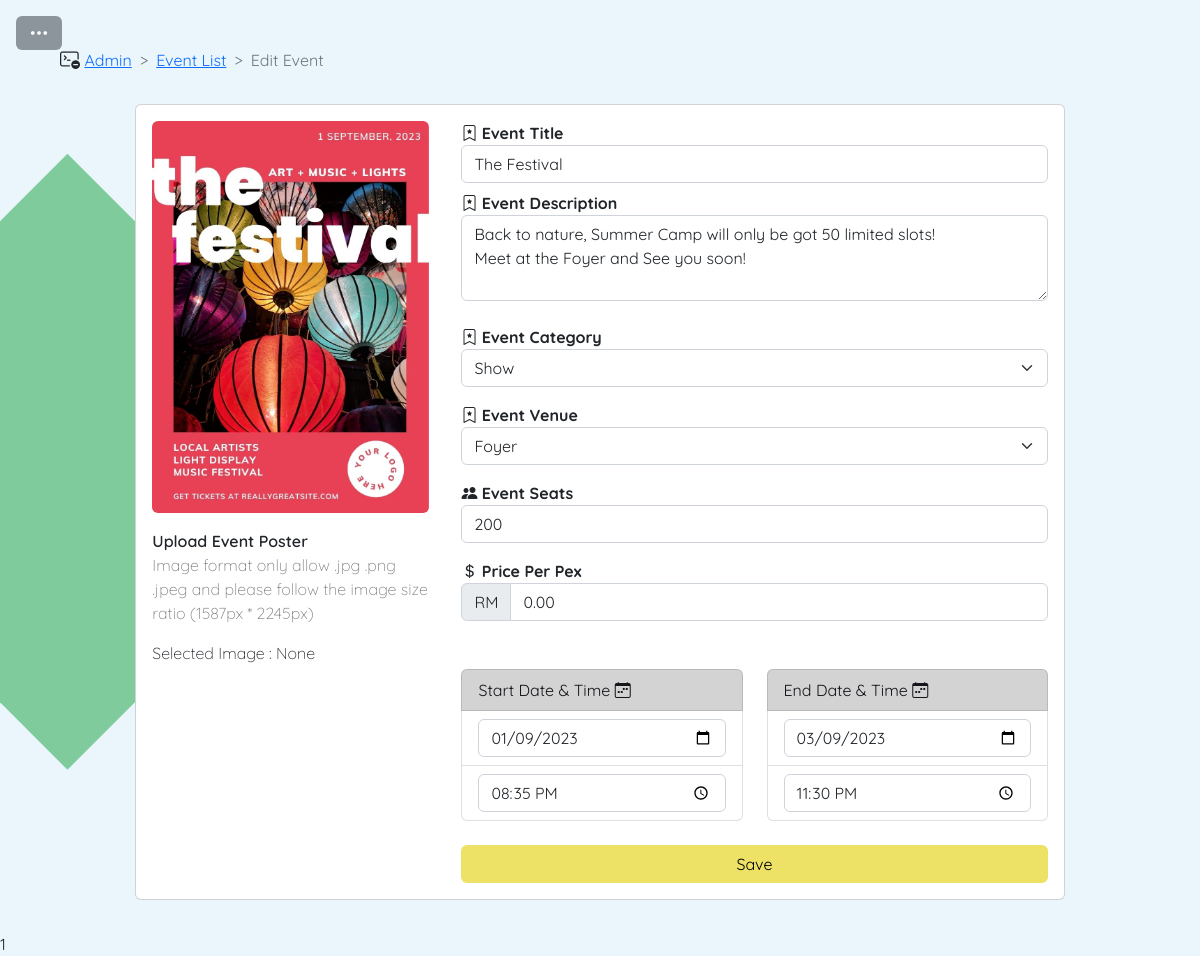
The page /admin/event-edit.php?eventID=49 (signed in) on the database its author committed.
### tables this page shows
CREATE TABLE `nitro_event` (
  `eventID` int(11) NOT NULL,
  `eventName` varchar(50) DEFAULT NULL,
  `eventDesc` varchar(500) DEFAULT NULL,
  `eventStartDate` date DEFAULT NULL,
  `eventStartTime` time DEFAULT NULL,
  `eventEndDate` date DEFAULT NULL,
  `eventEndTime` time DEFAULT NULL,
  `eventSeats` int(11) DEFAULT NULL,
  `seatAvailable` int(11) DEFAULT NULL,
  `pricePerPax` double(7,2) DEFAULT NULL,
  `posterID` int(11) DEFAULT NULL,
  `categoryName` varchar(20) DEFAULT NULL,
  `venueName` varchar(30) DEFAULT NULL,
  `is_deleted` bit(1) DEFAULT NULL,
  `is_draft` bit(1) DEFAULT NULL
);

CREATE TABLE `serverconfig` (
  `domain` varchar(50) NOT NULL,
  `port` int(5) NOT NULL,
  `defaultPath` varchar(50) NOT NULL,
  `ssl_enabled` bit(1) NOT NULL
);

CREATE TABLE `nitro_poster` (
  `posterID` int(11) NOT NULL,
  `posterURL` varchar(300) DEFAULT NULL,
  `posterUniq` varchar(50) DEFAULT NULL,
  `posterDesc` varchar(100) DEFAULT NULL
);

### admin/includes/eventUpdate.php (called while the page is built, shortened)
<?php
    function getEventDetails($eventID){
        $conn = new mysqli(DB_HOST, DB_USER, DB_PASSWORD, DB_NAME);
        $query = "SELECT * FROM nitro_event E, nitro_poster P  WHERE is_deleted = 0 AND is_draft = 0 AND E.eventID = {$eventID} AND E.posterID = P.posterID";
        $result = $conn->query($query);
        return $result;
    }
    function getCategoryList(){
        $conn = new mysqli(DB_HOST, DB_USER, DB_PASSWORD, DB_NAME);
        $query = "SELECT categoryName FROM nitro_category WHERE is_delete = 0";
        $result = $conn->query($query);
        return $result;
    }
    function getVenueList(){
        $conn = new mysqli(DB_HOST, DB_USER, DB_PASSWORD, DB_NAME);
        $query = "SELECT venueName FROM nitro_venue WHERE is_delete = 0";
        $result = $conn->query($query);
        return $result;
    }
?>

### admin/includes/getServerAddr.php (called while the page is built, shortened)
<?php
    	$conn = new mysqli(DB_HOST, DB_USER, DB_PASSWORD, DB_NAME);
        $query = "SELECT * FROM serverConfig";
        $result = $conn->query($query);
        $record = $result->fetch_object();
        if($record->ssl_enabled == 0){
            $serverAddress = "http://{$record->domain}:{$record->port}{$record->defaultPath}";
        }else{
            $serverAddress = "https://{$record->domain}:{$record->port}{$record->defaultPath}";
        }
?>

### admin/includes/permision_checker.php (called while the page is built, shortened)
<?php
    require_once("getServerAddr.php");
?>

### admin/event-edit.php (the view, shortened to what this page needs)
<?php
    require_once("./includes/permision_checker.php");
?>
<html lang="en">
    <head>
        <link rel="stylesheet" href="https://cdn.jsdelivr.net/npm/bootstrap-icons@1.9.1/font/bootstrap-icons.css">
        <link href="https://cdn.jsdelivr.net/npm/bootstrap@5.2.0/dist/css/bootstrap.min.css" rel="stylesheet">
        <link type="text/css" rel="stylesheet" href="css/style.css">
    </head>
<body style="background-image: url('./image/add_page_background.png');">
    <?php
        require_once("./includes/header.php");
    ?>
    <div class="cotainer-fluid">
            <div class="row mt-5 mx-5">
                <div class="col">
                    <nav style="--bs-breadcrumb-divider: '>';" aria-label="breadcrumb">
                        <ol class="breadcrumb align-self-center">
                            <li><i class="bi bi-terminal-dash fs-5"></i>&nbsp;</li>
                            <li class="breadcrumb-item"><a href="./index.php">Admin</a></li>
                            <li class="breadcrumb-item"><a href="./event-list.php">Event List</a></li>
                            <li class="breadcrumb-item active" aria-current="page">Edit Event</li>
                        </ol>
                    </nav>
                </div>
            </div>
        </div>
        <?php
            require_once("./includes/eventUpdate.php");
            require_once("./includes/getServerAddr.php");
            if($_SERVER['REQUEST_METHOD'] == "GET"){
                if(isset($_GET['eventID'])){
                    $target_id = $_GET['eventID'];
                    $result = getEventDetails($target_id);
                    while($row = $result->fetch_object()){
                        printf('
                        <div class="container-fluid">
                        <form action="./includes/eventUpdate.php" method="POST" enctype="multipart/form-data">
                            <div class="row m-3 justify-content-center">
                                    <div class=" col-lg-10 col-12">
                                        <div class="card mb-3" >
                                            <div class="row g-0">
                                                <div class="col-lg-4 px-3 ps-lg-3 my-3">
                                                    <label for="update_img" style="cursor: pointer;">
                                                        <img src="%s" id="preview_img" class="img-fluid rounded" alt="Preview Image" >
                                                    </label>
                                                    <div class="row">
                                                        <div class="col rounded-3 my-3">
                                                            <p class="m-0 fw-semibold">Upload Event Poster</p>
                                                            <p class="m-0 text-black-50 fw-light">Image format only allow .jpg .png .jpeg and please follow the image size ratio (1587px * 2245px)</p>
                                                            <p class="m-0 mt-3 text-black-75 fw-light" id="preview_selected_img">Selected Image : None</p>
                                                        </div>
                                                    </div>
                                                </div>
                                                <div class="col-lg-8">
                                                        <div class="card-body">
                                                            <i class="bi bi-bookmark-star"></i>
                                                            <strong>Event Title</strong>
                                                            <h5 class="card-title" id="preview_title"><input type="text" class="form-control" id="eventName" name="eventName" value="%s" placeholder="Eg. Game Development Training" required></h5>
                                                            <i class="bi bi-bookmark-star"></i>
                                                            <strong>Event Description</strong>
                                                            <textarea class="form-control" id="eventDesc" name="eventDesc" rows="3" placeholder="Eg. Penang Youth Development Corporation in collabrating with TARUC..."  required>%s</textarea>
                                                            <br>
                        ', $serverAddress.$row->posterURL, $row->posterURL, $row->posterID, $row->eventName, $row->eventDesc);
                        $categoryList = getCategoryList();
                        echo '
                        <div class="row">
                            <div class="col">
                                <p>
                                    <i class="bi bi-bookmark-star"></i>
                                    <strong>Event Category</strong>
                                    <select class="form-select" name="category" required>
                                        <option disabled value="">Event Category</option>
                                    ';
                        while($row_cat = $categoryList->fetch_object()){
                            if($row_cat->categoryName == $row->categoryName){
                                printf('
                                    <option value="%s" selected>%s</option>
                                ', $row_cat->categoryName, $row_cat->categoryName);
                            } else {
                                printf('
                                    <option value="%s">%s</option>
                                ', $row_cat->categoryName, $row_cat->categoryName);
                            }
                        }
                        echo '
                                </select>
                                </p>
                            </div>
                        </div>
                        ';
                        $venueList = getVenueList();
                        echo '
                        <div class="row">
                            <div class="col">
                                <p>
                                    <i class="bi bi-bookmark-star"></i>
                                    <strong>Event Venue</strong>
                                    <select class="form-select" name="eventVenue" required>
                                        <option disabled value="">Event Venue</option>
                        ';
                        while($row_venue = $venueList->fetch_object()){
                            if($row_venue->venueName == $row->venueName){
                                printf('
                                    <option value="%s" selected>%s</option>
                                ', $row_venue->venueName,$row_venue->venueName );
                            }else{
                                printf('
                                    <option value="%s">%s</option>
                                ', $row_venue->venueName,$row_venue->venueName );
                            }
                        }
                        echo '
                                </select>
                                </p>
                            </div>
                        </div>
                        ';
                        printf('
                            <div class="row">
                                <div class="col">
                                    <p>
                                        <i class="bi bi-people-fill"></i>
                                        <strong>Event Seats</strong>
                                        <input type="number" class="form-control" value="%d" min="1" max="500" name="eventSeat" id="eventSeat">
                                    </p>
                                </div>
                            </div>
                        ', $row->eventSeats);
                        printf('
                        <div class="row">
                            <div class="col">
                                <p class="mb-0">
                                    <i class="bi bi-currency-dollar"></i>
                                    <strong class="d-none d-lg-inline">Price Per Pex</strong>
                                    <strong class="d-lg-none">Price/Person</strong>
                                    <div class="input-group mb-4 mb-lg-4">
                                        <span class="input-group-text">RM</span>
                                        <input type="number" class="form-control"min="0" value="%s" max="99999" id="eventPrice" name="eventPrice" oninput="chg_value(\'preview_price\', this.value)">
                                    </div>
                                </p>
                            </div>
                        </div>
                        <br>
                        ', $row->pricePerPax);
                        printf('
                        <div class="row">
                            <div class="col-lg-6">
                                <ul class="list-group">
                                    <li class="list-group-item list-group-item-dark ">Start Date & Time <i class="bi bi-calendar-week"></i></li>
                                    <li class="list-group-item" id="preview_startDate"><input class="form-control" value="%s" type="date" name="eventStartDate" id="eventStartDate" required></li>
                                    <li class="list-group-item" id="preview_startTime"><input class="form-control" type="time" value="%s" name="eventStartTime" id="eventStartTime" required></li>
                                </ul>
                            </div>
                            <div class="col-lg-6">
                                <ul class="list-group">
                                    <li class="list-group-item list-group-item-dark ">End Date & Time <i class="bi bi-calendar-week"></i></li>
                                    <li class="list-group-item" id="preview_endDate"><input class="form-control" type="date" value="%s" name="eventEndDate" id="eventEndDate" required></li>
                                    <li class="list-group-item" id="preview_endTime"><input class="form-control" type="time" value="%s" name="eventEndTime" id="eventEndTime" required></li>
                                </ul>
                            </div>
                        </div>
                        <br>
                        ', $row->eventStartDate, $row->eventStartTime, $row->eventEndDate, $row->eventEndTime);
                        echo '
                                                <div class="d-grid">
                                                    <input class="btn btn-primary-bg" name="update" type="submit" value="Save"/>
                                                </div>
                                            </div>
                                        </div>
                                    </div>
                                </div>
                            </div>
                        </div>
                        </div>
                        </div>
                        '.
                        printf('<input type="hidden" name="target" value="%s" >', $row->eventID)
                        .'</form>';
                    }
                }
            }
        ?>
</body>
</html>

### admin/css/style.css (style rules this page uses)
body { animation: fadeIn 0.5s; font-family: 'Quicksand', sans-serif; }
.btn-primary-bg { --bs-btn-color: black; --bs-btn-bg: #eee266; --bs-btn-border-color: transparent; --bs-btn-hover-color: black; --bs-btn-hover-bg: #f4ec8d; --bs-btn-hover-border-color: #dacf5d; --bs-btn-focus-shadow-rgb: 49,132,253; --bs-btn-active-color: black; --bs-btn-active-bg: #dacf5d; --bs-btn-active-border-color: #eee266; --bs-btn-active-shadow: inset 0 3px 5px rgba(0, 0, 0, 0.125); }

### rows shown on the page
nitro_event: serverconfig.domain+port+defaultPath (picture), eventName "The Festival", eventDesc "Back to nature, Summer Camp will only be got 50 limited slots! Meet at the Foyer and See you soon!", eventSeat "200", eventPrice "0.00", eventStartDate "01/09/2023", eventStartTime "20:35:00", eventEndDate "03/09/2023", eventEndTime "23:30:00", value "1"

### other values the page prints
form field category "Show"
form field eventVenue "Foyer"
